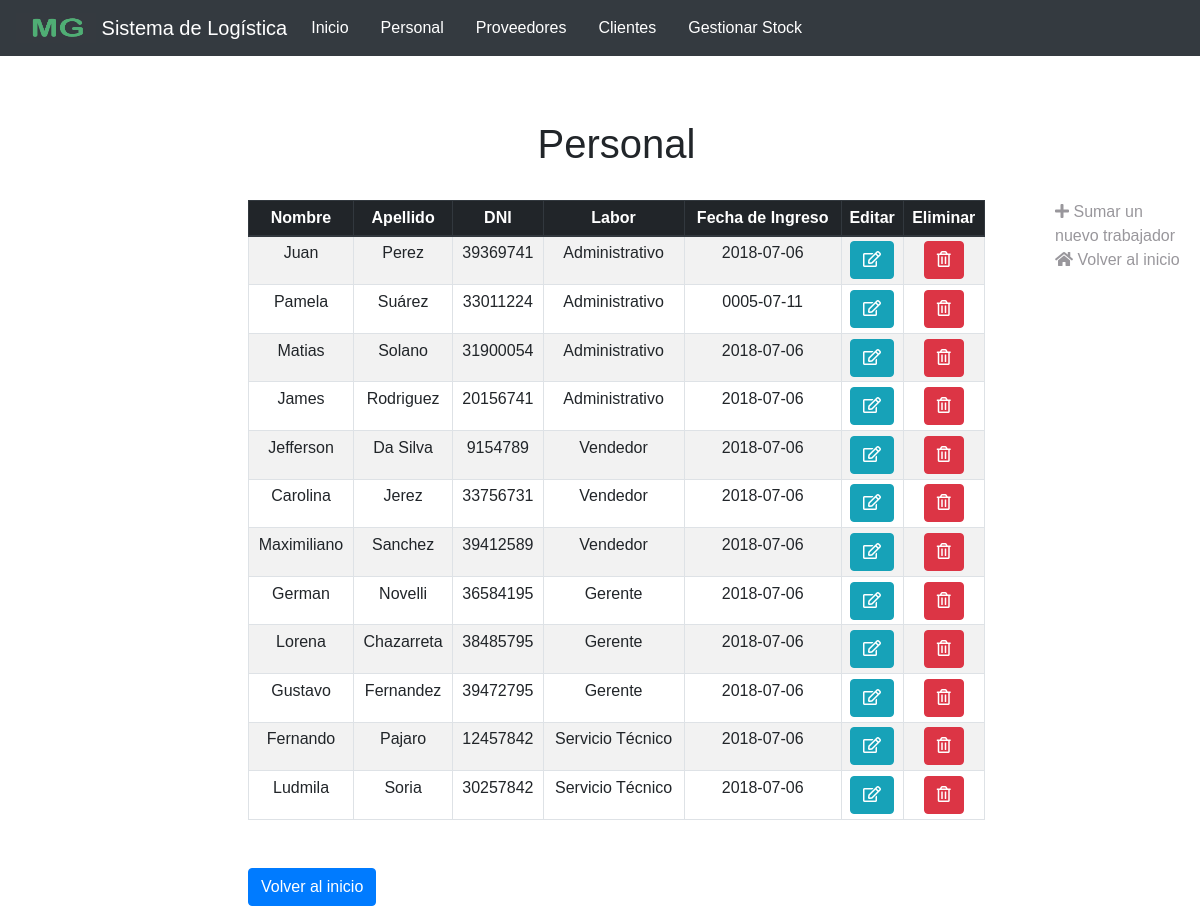
The app's page /empleados/FichasEmpleados.php, older data.
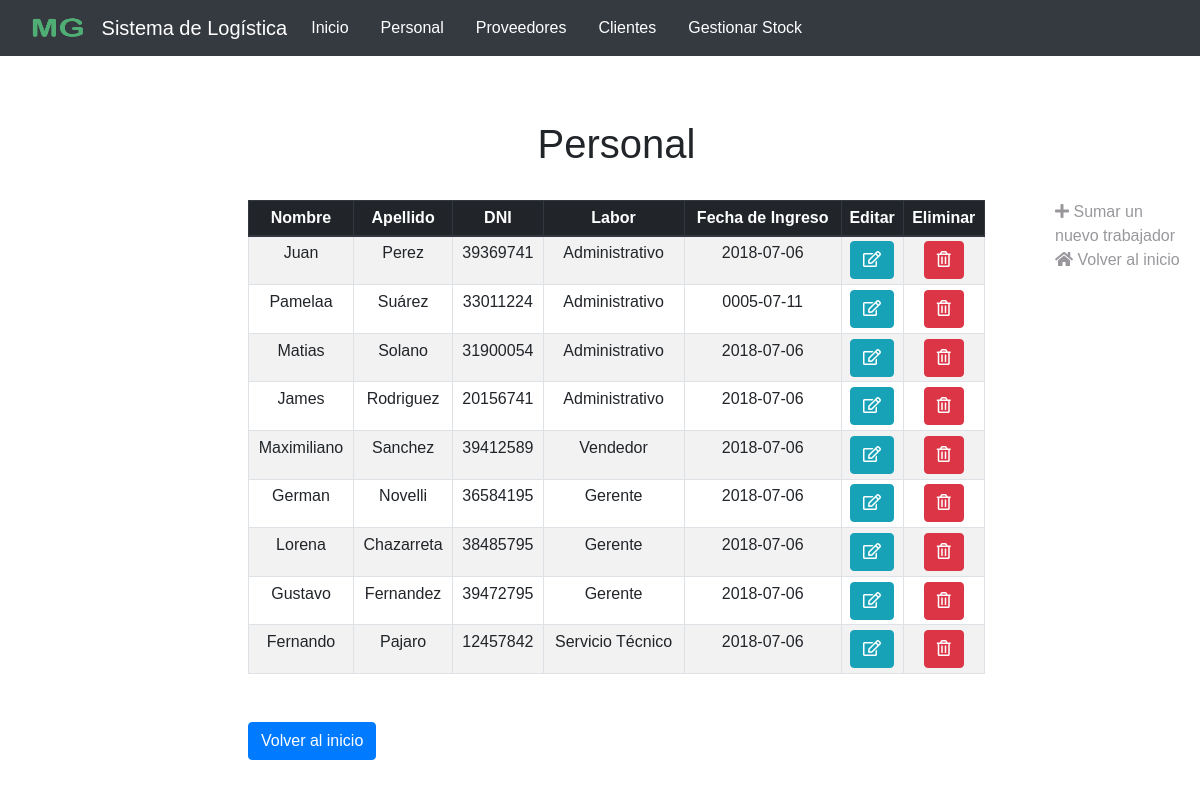
The same page, newer data.
### tables this page shows
CREATE TABLE `personales` (
  `id` int(11) NOT NULL,
  `nombre` varchar(50) NOT NULL,
  `apellido` varchar(50) NOT NULL,
  `DNI` int(11) NOT NULL,
  `fecha_ingreso_laboral` date NOT NULL,
  `telefono` int(11) NOT NULL,
  `labor_id` int(50) NOT NULL
);

CREATE TABLE `labores` (
  `id` int(50) NOT NULL,
  `nombre` varchar(50) NOT NULL
);

### empleados/FichasEmpleados.php (the view, shortened to what this page needs)
<!DOCTYPE html>
<html>
	<head>
	<link rel="stylesheet" href="/MasterGame/css/bootstrap.css">
	<link rel="stylesheet" href="https://use.fontawesome.com/releases/v5.3.1/css/all.css">
	</head>
	<body>
		<nav class="navbar navbar-expand-lg navbar-dark bg-dark"
		style="position: sticky; z-index: 1071; top: 0;">
			<div class="d-flex justify-content-end">
		    <a class="navbar-brand" href="../index.html"  style="color: #fff;">
			    <img src="/MasterGame/images/mg2.jpg" width="80" height="30" class="d-inline-block align-top" data-toggle="tooltip" data-placement="bottom" title="Sistema de Logística Master Game">
			    Sistema de Logística
			   </a>
			<div class="nav navbar-nav navbar-right">
				<div class="collapse navbar-collapse" id="navbarText">
					<ul class="navbar-nav mr-auto">
			    		<li class="nav-item active">
			    			<a class="nav-link" href="../index.html" style="margin-right: 1rem; color: #fff;">Inicio <span class="sr-only">(current)</span></a>
			    		</li>
			    		<li class="nav-item" style="margin-right: 1rem;">
			    			<a class="nav-link" href="../empleados/FichasEmpleados.php" style="color: #fff;">Personal</a>
			    		</li>
			    		<li class="nav-item" style="margin-right: 1rem;">
			    			<a class="nav-link" href="../proveedores/Proveedores.php" style="color: #fff;">Proveedores</a>
			    		</li>
			    		<li class="nav-item" style="margin-right: 1rem;">
			    			<a class="nav-link" href="../clientes/crud.php" style="color: #fff;">Clientes</a>
			    		</li>
			    		<li class="nav-item" style="margin-right: 1rem;">
			    			<a class="nav-link" href="../inventarioo/nuevo.php" style="color: #fff;">Gestionar Stock</a>
			    		</li>
			    	</ul>
				</div>
			</div>
		</nav>
		<div class="container-fluid" style="margin-top: 3rem;">
			<div class="row flex-xl-nowrap">
				<div class="col-12 col-md-3 col-xl-2 bd-sidebar">
				</div>
				<main class="col-12 col-md-9 col-xl-8 py-md-3 pl-md-5 bd-content">
				<h1 style="text-align: center; margin-bottom: 2rem;">Personal</h1>
				<?php
					$pdo = conectar();
					$stmt = $pdo->prepare('SELECT personales.id as id, personales.nombre, personales.apellido, personales.DNI, personales.fecha_ingreso_laboral, labores.nombre as laburo FROM personales JOIN labores ON personales.labor_id=labores.id');
					$stmt->execute();
					$row = $stmt->fetchAll(PDO::FETCH_ASSOC);
				   	echo '<table class="table table-bordered table-sm table-hover table-striped" style="text-align:center;">
				   			<thead class="thead-dark">
					   			<tr>
					   				<th scope="col"> Nombre </th>
					   				<th scope="col"> Apellido </th>
					   				<th scope="col"> DNI </th>
					   				<th scope="col"> Labor </th>
					   				<th scope="col"> Fecha de Ingreso </th>
					   				<th scope="col"> Editar </th>
					   				<th scope="col"> Eliminar </th>
					   			</tr>
				   			</thead>
				   			<tbody>';
				   		foreach ($row as $key) {
				   		 	echo '<tr>';
							    echo '<td>'. $key['nombre']. '</td>';
							    echo '<td>'. $key['apellido'] .'</td>';
							    echo '<td>'. $key['DNI'] .'</td>';
							    echo '<td>'. $key['laburo'] .'</td>';
							    echo '<td>'. $key['fecha_ingreso_laboral'] .'</td>';
							   echo '<td>
							    		<a href="modificarEmpleados.php?id='.$key['id'].'">
							    			<button class="btn btn-info">
								    			<i class="far fa-edit"></i>
								    		</button>
							    		</a>
							    	 </td>';
							    echo '<td>
							    		<a href="baja.php?id='.$key['id'].'">
							    			<button class="btn btn-danger">
								    			<i class="far fa-trash-alt"></i>
								    		</button>
							    		</a>
							    	 </td>
							   	</tr>';
							}
						echo '</tbody>
					  </table>';
				?>
				<a href="../index.html" class="btn btn-primary" style="margin-top: 2rem;">Volver al inicio</a>
				</main>
				<div class="d-none d-xl-block col-xl-2 bd-toc" style="margin-top: 2rem;">
					<ul class="section-nav" style="list-style: none; margin-top: 4rem;">
						<li class="toc-entry toc-h2">
							<a href="formAlta.php" style="color:#99979c">
								<i class="fa fa-plus" aria-hidden="true"></i> Sumar un nuevo trabajador
							</a>
						</li>
						<li class="toc-entry toc-h2">
							<a href="../index.html" style="color:#99979c">
								<i class="fa fa-home" aria-hidden="true"></i> Volver al inicio
							</a>
						</li>
					</ul>
				</div>
			</div>
		</div>
	</body>
</html>

### empleados/FichasEmpleados.php (style rules this page uses)
body { font-family: Arial; }

Row changes from the older to the newer data that the page shows:
removed personales: nombre "Jefferson", apellido "Da Silva", DNI "9154789", labor.nombre "Vendedor", fecha_ingreso_laboral "2018-07-06"
removed personales: nombre "Carolina", apellido "Jerez", DNI "33756731", labor.nombre "Vendedor", fecha_ingreso_laboral "2018-07-06"
removed personales: nombre "Ludmila", apellido "Soria", DNI "30257842", labor.nombre "Servicio Técnico", fecha_ingreso_laboral "2018-07-06"
changed personales "Suárez": nombre "Pamela" → "Pamelaa"
